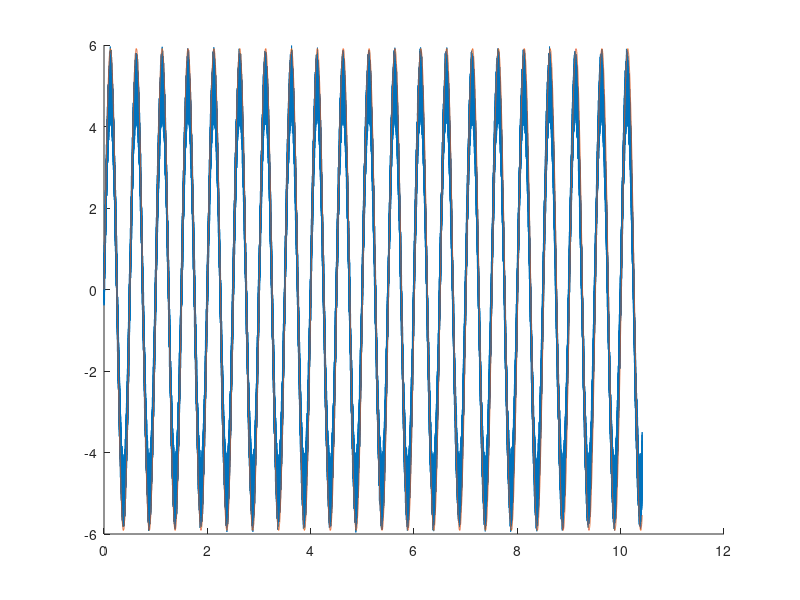

This figure's MATLAB source:
positions = [];
times = [];
Hz = 2;
cycle_time = 1/Hz;
sim_time = 0;
sim_dt = 1/9600;
amplitude = 5;
position = 0;
% vel = 0;

fitDataPts = (9600 / Hz) * 3;

cycle_num = 0;
while cycle_num < 1e5
    angle = mod(sim_time, cycle_time) * 360 * Hz; % + 90; (random shift)
    position = sind(angle) * amplitude + (rand() - rand()) * 0.2 * amplitude;
    
    positions = [positions; position];
    times = [times; sim_time];

    % we have enough data pts to make a sine fit
    if (cycle_num > fitDataPts) && mod(cycle_num, 1000) == 0
        startIdx = max(1, numel(positions) - fitDataPts + 1);
        endIdx = numel(positions);

        pos_subset = positions(startIdx:endIdx);
        time_subset = times(startIdx:endIdx);

        ymax = max(pos_subset);
        ymin = min(pos_subset);

        mag = (ymax - ymin) * 0.5;
        
        sign_change_positions = [];
        cycle_since_last_change = 0;
        for i = 2:length(pos_subset)
            if sign(pos_subset(i-1)) ~= sign(pos_subset(i)) && cycle_since_last_change > 500
                sign_change_positions = [sign_change_positions; time_subset(i)];
                cycle_since_last_change = 0;
            end

            cycle_since_last_change = cycle_since_last_change + 1;
        end

        timedelta = sign_change_positions(3) - sign_change_positions(1);
        freqHz = 1/timedelta;

        clc;
        fprintf('a = %.4f\n', mag);
        fprintf('b = %.4f\n', freqHz);
    end

    sim_time = sim_dt * cycle_num;
    cycle_num = cycle_num + 1;
end

sinfity = mag * sind(freqHz * 360 * times);
hold on;
plot(times, positions);
plot(times, sinfity);
hold off;

